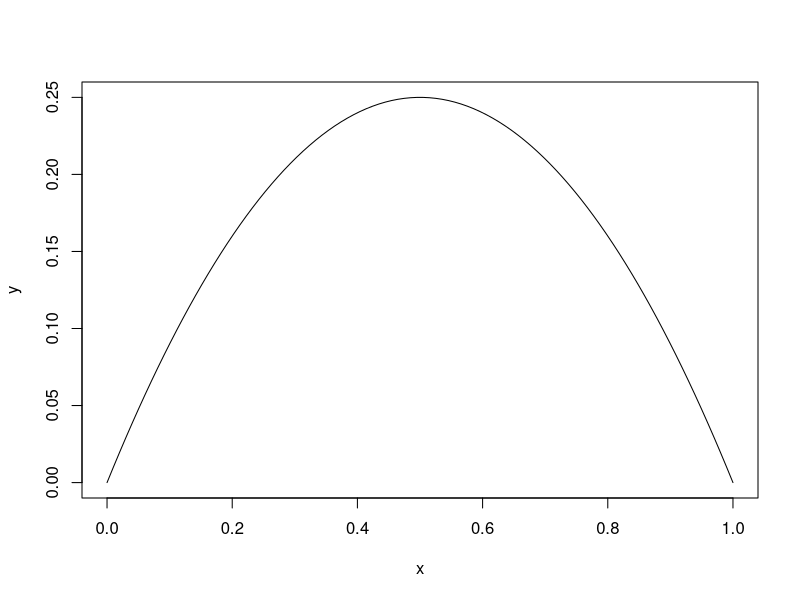

R code for this plot:
## ---- chunk 1
knitr::opts_chunk$set(echo = TRUE)
library(tidyverse)
## ---- chunk 2
o = outer(1:6,1:6,FUN = function(x,y){paste0("(",x,",",y,")")})
o
## ---- chunk 3
o[,5]
## ---- chunk 4
o[5,]
## ---- chunk 5
x = seq(0,1,length.out = 100)
y = x * (1-x)

plot(x,y,type = "l")
## ---- chunk 6
r = data.frame(x0 = c(0.15,0.15),x1 = c(0.07,0.63))
names(r) <- c("Rain (X=0)", "No Rain (X=1)")
rownames(r) <- c("Long Commute (Y=0)", "Short Commute (Y=1)")
r
## ---- chunk 7
(PrY = rowSums(r))
(PrX = colSums(r))
## ---- chunk 8
r
## ---- chunk 9
r[ , 2]
## ---- chunk 10
gapminder <- dslabs::gapminder
gapminder_new <- gapminder %>%
  filter(year == 2015) %>%
  mutate(fertility_above_2 = (fertility > 2.1)) # dummy variable for fertility rate above replacement rate
gn = gapminder_new %>% filter(country != "Greenland")
abs_tab = table(gn$continent, gn$fertility_above_2)
prop_tab = round(prop.table(abs_tab),2)
## ---- chunk 11
prop_tab[,1] / sum(prop_tab[,1])
## ---- chunk 12
prop_tab[3,] / sum(prop_tab[3,])
## ---- chunk 13
colSums(prop_tab)
## ---- chunk 14
pr_a0 = c(0.7,0.13,0.1,0.05,0.02)
# check
sum(pr_a0)
## ---- chunk 15
pr_a0 %*% 0:4 # the %*% performs a vector multiplication. a dot-product.
## ---- chunk 16
pr_a1 = c(0.9,0.07,0.02,0.01,0.00)
# check
sum(pr_a1)
## ---- chunk 17
pr_a1 %*% 0:4
